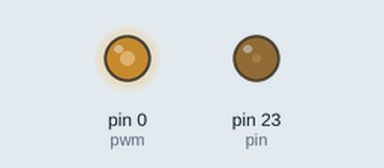
This program was run on a simulated MicroPython board. Parts: output pins drawn as LEDs (lit = HIGH). At 4.0 s the program stops and its outputs stay as they are.

Above: at 0.1 s.
At 1.1 s:
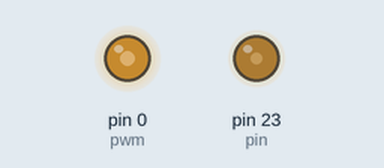
At 2.1 s:
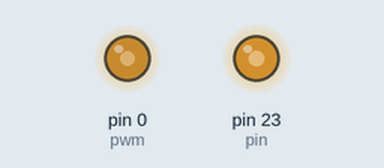
At 3.1 s:
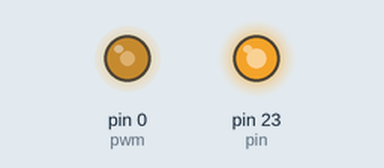
Timing chart, 0 to 5.5 s (numbered marks = the images above):
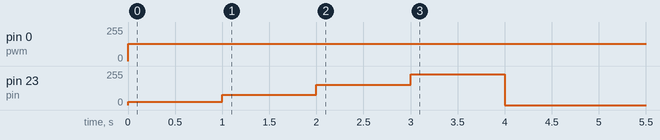

Measured:
- by itself, pin 0 (pwm): 0/255 → 128/255 at 0.00 s
- by itself, pin 23 (pin): 0/255 → 25/255 at 0.00 s, → 76/255 1.0 s later, → 153/255 1.0 s later, → 229/255 1.0 s later, … (5 changes in this stretch)

The program:

pwm.py
```python
import time
from machine import PWM
pwm = PWM(0, frequency=5000)  # use PWM timer 0, with a frequency of 5KHz
# create pwm channel on pin P12 with a duty cycle of 50%
pwm_c = pwm.channel(0, pin='P23', duty_cycle=0.5)


pwm_c.duty_cycle(0.1)
time.sleep(1)
pwm_c.duty_cycle(0.3)
time.sleep(1)
pwm_c.duty_cycle(0.6)
time.sleep(1)
pwm_c.duty_cycle(0.9)
time.sleep(1)
pwm_c.duty_cycle(0)
```
